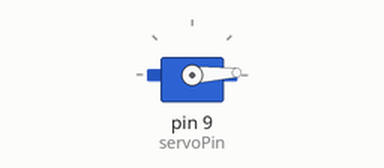
The sketch below on a simulated Arduino Uno, built with avr-gcc and run on an emulated ATmega328P. On the bench: servo.

Above: at 0.05 s.
At 1.3 s:
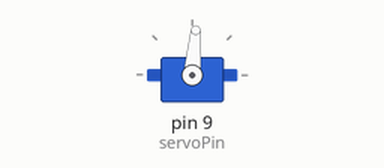
At 2.6 s:
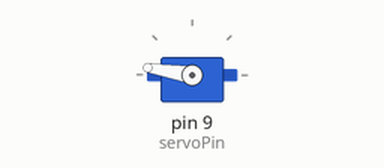
At 5.2 s:
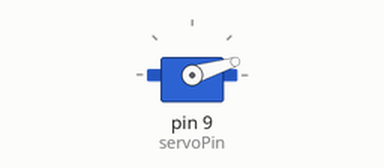
Timing chart, 0 to 7.1 s (numbered marks = the images above):
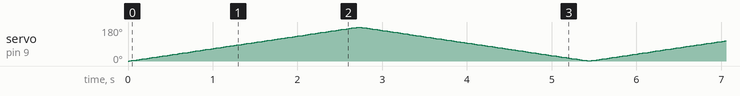

The sketch:

servo-sweep.ino
```cpp
/*
  Adafruit Arduino - Lesson 14. Sweep */
#include <Servo.h>
#include <SoftwareSerial.h>

int servoPin = 9;
Servo servo;
int angle = 0; // servo position in degrees

void setup() {
  servo.attach(servoPin);
  Serial.begin(57600);
}
void loop() {
  // scan from 0 to 180 degrees
  for (angle = 0; angle < 180; angle++) {
    servo.write(angle);
    //Serial.
    delay(15);
  }
  // now scan back from 180 to 0 degrees
  for (angle = 180; angle > 0; angle--)
  {
    servo.write(angle);
    delay(15);
  }
}
```
